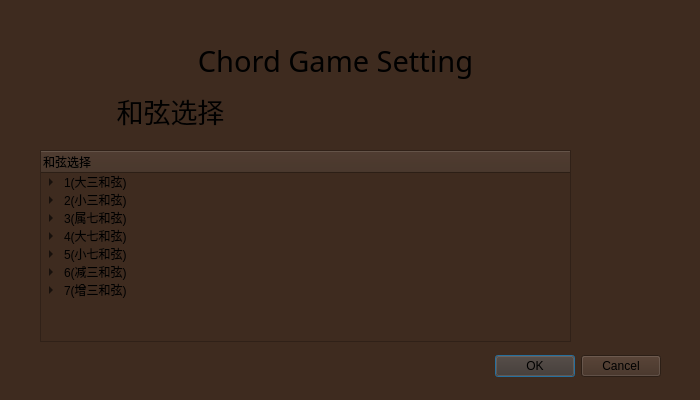
<?xml version="1.0" encoding="UTF-8"?>
<ui version="4.0">
 <class>chordsensesetting</class>
 <widget class="QDialog" name="chordsensesetting">
  <property name="geometry">
   <rect>
    <x>0</x>
    <y>0</y>
    <width>700</width>
    <height>400</height>
   </rect>
  </property>
  <property name="minimumSize">
   <size>
    <width>700</width>
    <height>400</height>
   </size>
  </property>
  <property name="maximumSize">
   <size>
    <width>700</width>
    <height>400</height>
   </size>
  </property>
  <property name="windowTitle">
   <string>Dialog</string>
  </property>
  <property name="styleSheet">
   <string notr="true">background-color: #3E2B1F; /* 深棕色背景 */

</string>
  </property>
  <widget class="QDialogButtonBox" name="buttonBox">
   <property name="geometry">
    <rect>
     <x>320</x>
     <y>350</y>
     <width>341</width>
     <height>32</height>
    </rect>
   </property>
   <property name="orientation">
    <enum>Qt::Orientation::Horizontal</enum>
   </property>
   <property name="standardButtons">
    <set>QDialogButtonBox::StandardButton::Cancel|QDialogButtonBox::StandardButton::Ok</set>
   </property>
  </widget>
  <widget class="QLabel" name="chordsettinglabel">
   <property name="geometry">
    <rect>
     <x>170</x>
     <y>40</y>
     <width>331</width>
     <height>41</height>
    </rect>
   </property>
   <property name="font">
    <font>
     <family>Segoe Print</family>
     <pointsize>22</pointsize>
    </font>
   </property>
   <property name="styleSheet">
    <string notr="true">background:transparent;</string>
   </property>
   <property name="text">
    <string>Chord Game Setting</string>
   </property>
   <property name="alignment">
    <set>Qt::AlignmentFlag::AlignCenter</set>
   </property>
  </widget>
  <widget class="QLabel" name="scalelable">
   <property name="geometry">
    <rect>
     <x>40</x>
     <y>80</y>
     <width>261</width>
     <height>61</height>
    </rect>
   </property>
   <property name="font">
    <font>
     <family>Myanmar Text</family>
     <pointsize>20</pointsize>
    </font>
   </property>
   <property name="contextMenuPolicy">
    <enum>Qt::ContextMenuPolicy::DefaultContextMenu</enum>
   </property>
   <property name="autoFillBackground">
    <bool>false</bool>
   </property>
   <property name="text">
    <string>和弦选择</string>
   </property>
   <property name="textFormat">
    <enum>Qt::TextFormat::MarkdownText</enum>
   </property>
   <property name="alignment">
    <set>Qt::AlignmentFlag::AlignCenter</set>
   </property>
  </widget>
  <widget class="QTreeWidget" name="treeWidgetChords">
   <property name="geometry">
    <rect>
     <x>40</x>
     <y>150</y>
     <width>531</width>
     <height>192</height>
    </rect>
   </property>
   <property name="columnCount">
    <number>1</number>
   </property>
   <column>
    <property name="text">
     <string>和弦选择</string>
    </property>
   </column>
   <item>
    <property name="text">
     <string>1(大三和弦)</string>
    </property>
    <item>
     <property name="text">
      <string>C# Major</string>
     </property>
    </item>
    <item>
     <property name="text">
      <string>D Major</string>
     </property>
    </item>
    <item>
     <property name="text">
      <string>D# Major</string>
     </property>
    </item>
    <item>
     <property name="text">
      <string>E Major</string>
     </property>
    </item>
    <item>
     <property name="text">
      <string>F Major</string>
     </property>
    </item>
    <item>
     <property name="text">
      <string>F# Major</string>
     </property>
    </item>
    <item>
     <property name="text">
      <string>G Major</string>
     </property>
    </item>
    <item>
     <property name="text">
      <string>G# Major</string>
     </property>
    </item>
    <item>
     <property name="text">
      <string>A Major</string>
     </property>
    </item>
    <item>
     <property name="text">
      <string>A# Major</string>
     </property>
    </item>
    <item>
     <property name="text">
      <string>B Major</string>
     </property>
    </item>
   </item>
   <item>
    <property name="text">
     <string>2(小三和弦)</string>
    </property>
    <item>
     <property name="text">
      <string>C# Minor</string>
     </property>
    </item>
    <item>
     <property name="text">
      <string>D Minor</string>
     </property>
    </item>
    <item>
     <property name="text">
      <string>D# Minor</string>
     </property>
    </item>
    <item>
     <property name="text">
      <string>E Minor</string>
     </property>
    </item>
    <item>
     <property name="text">
      <string>F Minor</string>
     </property>
    </item>
    <item>
     <property name="text">
      <string>F# Minor</string>
     </property>
    </item>
    <item>
     <property name="text">
      <string>G Minor</string>
     </property>
    </item>
    <item>
     <property name="text">
      <string>G# Minor</string>
     </property>
    </item>
    <item>
     <property name="text">
      <string>A Minor</string>
     </property>
    </item>
    <item>
     <property name="text">
      <string>A# Minor</string>
     </property>
    </item>
    <item>
     <property name="text">
      <string>B Minor</string>
     </property>
    </item>
   </item>
   <item>
    <property name="text">
     <string>3(属七和弦)</string>
    </property>
    <item>
     <property name="text">
      <string>C7</string>
     </property>
    </item>
    <item>
     <property name="text">
      <string>C#7</string>
     </property>
    </item>
    <item>
     <property name="text">
      <string>D7</string>
     </property>
    </item>
    <item>
     <property name="text">
      <string>D#7</string>
     </property>
    </item>
    <item>
     <property name="text">
      <string>E7</string>
     </property>
    </item>
    <item>
     <property name="text">
      <string>F7</string>
     </property>
    </item>
    <item>
     <property name="text">
      <string>F#7</string>
     </property>
    </item>
    <item>
     <property name="text">
      <string>G7</string>
     </property>
    </item>
    <item>
     <property name="text">
      <string>G#7</string>
     </property>
    </item>
    <item>
     <property name="text">
      <string>A7</string>
     </property>
    </item>
    <item>
     <property name="text">
      <string>A#7</string>
     </property>
    </item>
    <item>
     <property name="text">
      <string>B7</string>
     </property>
    </item>
   </item>
   <item>
    <property name="text">
     <string>4(大七和弦)</string>
    </property>
    <item>
     <property name="text">
      <string>CMaj7</string>
     </property>
    </item>
    <item>
     <property name="text">
      <string>C#Maj7</string>
     </property>
    </item>
    <item>
     <property name="text">
      <string>DMaj7</string>
     </property>
    </item>
    <item>
     <property name="text">
      <string>D#Maj7</string>
     </property>
    </item>
    <item>
     <property name="text">
      <string>EMaj7</string>
     </property>
    </item>
    <item>
     <property name="text">
      <string>FMaj7</string>
     </property>
    </item>
    <item>
     <property name="text">
      <string>F#Maj7</string>
     </property>
    </item>
    <item>
     <property name="text">
      <string>GMaj7</string>
     </property>
    </item>
    <item>
     <property name="text">
      <string>G#Maj7</string>
     </property>
    </item>
    <item>
     <property name="text">
      <string>AMaj7</string>
     </property>
    </item>
    <item>
     <property name="text">
      <string>A#Maj7</string>
     </property>
    </item>
    <item>
     <property name="text">
      <string>BMaj7</string>
     </property>
    </item>
   </item>
   <item>
    <property name="text">
     <string>5(小七和弦)</string>
    </property>
    <item>
     <property name="text">
      <string>Cm7</string>
     </property>
    </item>
    <item>
     <property name="text">
      <string>C#m7</string>
     </property>
    </item>
    <item>
     <property name="text">
      <string>Dm7</string>
     </property>
    </item>
    <item>
     <property name="text">
      <string>D#m7</string>
     </property>
    </item>
    <item>
     <property name="text">
      <string>Em7</string>
     </property>
    </item>
    <item>
     <property name="text">
      <string>Fm7</string>
     </property>
    </item>
    <item>
     <property name="text">
      <string>F#m7</string>
     </property>
    </item>
    <item>
     <property name="text">
      <string>Gm7</string>
     </property>
    </item>
    <item>
     <property name="text">
      <string>G#m7</string>
     </property>
    </item>
    <item>
     <property name="text">
      <string>Am7</string>
     </property>
    </item>
    <item>
     <property name="text">
      <string>A#m7</string>
     </property>
    </item>
    <item>
     <property name="text">
      <string>Bm7</string>
     </property>
    </item>
   </item>
   <item>
    <property name="text">
     <string>6(减三和弦)</string>
    </property>
    <item>
     <property name="text">
      <string>Cdim</string>
     </property>
    </item>
    <item>
     <property name="text">
      <string>C#dim</string>
     </property>
    </item>
    <item>
     <property name="text">
      <string>Ddim</string>
     </property>
    </item>
    <item>
     <property name="text">
      <string>D#dim</string>
     </property>
    </item>
    <item>
     <property name="text">
      <string>Edim</string>
     </property>
    </item>
    <item>
     <property name="text">
      <string>Fdim</string>
     </property>
    </item>
    <item>
     <property name="text">
      <string>F#dim</string>
     </property>
    </item>
    <item>
     <property name="text">
      <string>Gdim</string>
     </property>
    </item>
    <item>
     <property name="text">
      <string>G#dim</string>
     </property>
    </item>
    <item>
     <property name="text">
      <string>A#dim</string>
     </property>
    </item>
    <item>
     <property name="text">
      <string>A#dim</string>
     </property>
    </item>
    <item>
     <property name="text">
      <string>Bdim</string>
     </property>
    </item>
   </item>
   <item>
    <property name="text">
     <string>7(增三和弦)</string>
    </property>
    <item>
     <property name="text">
      <string>Caug</string>
     </property>
    </item>
    <item>
     <property name="text">
      <string>C#aug</string>
     </property>
    </item>
    <item>
     <property name="text">
      <string>Daug</string>
     </property>
    </item>
    <item>
     <property name="text">
      <string>D#aug</string>
     </property>
    </item>
    <item>
     <property name="text">
      <string>Eaug</string>
     </property>
    </item>
    <item>
     <property name="text">
      <string>Faug</string>
     </property>
    </item>
    <item>
     <property name="text">
      <string>F#aug</string>
     </property>
    </item>
    <item>
     <property name="text">
      <string>Gaug</string>
     </property>
    </item>
    <item>
     <property name="text">
      <string>G#aug</string>
     </property>
    </item>
    <item>
     <property name="text">
      <string>Aaug</string>
     </property>
    </item>
    <item>
     <property name="text">
      <string>A#aug</string>
     </property>
    </item>
    <item>
     <property name="text">
      <string>Baug</string>
     </property>
    </item>
   </item>
  </widget>
 </widget>
 <resources/>
 <connections>
  <connection>
   <sender>buttonBox</sender>
   <signal>accepted()</signal>
   <receiver>chordsensesetting</receiver>
   <slot>accept()</slot>
   <hints>
    <hint type="sourcelabel">
     <x>248</x>
     <y>254</y>
    </hint>
    <hint type="destinationlabel">
     <x>157</x>
     <y>274</y>
    </hint>
   </hints>
  </connection>
  <connection>
   <sender>buttonBox</sender>
   <signal>rejected()</signal>
   <receiver>chordsensesetting</receiver>
   <slot>reject()</slot>
   <hints>
    <hint type="sourcelabel">
     <x>316</x>
     <y>260</y>
    </hint>
    <hint type="destinationlabel">
     <x>286</x>
     <y>274</y>
    </hint>
   </hints>
  </connection>
 </connections>
</ui>
